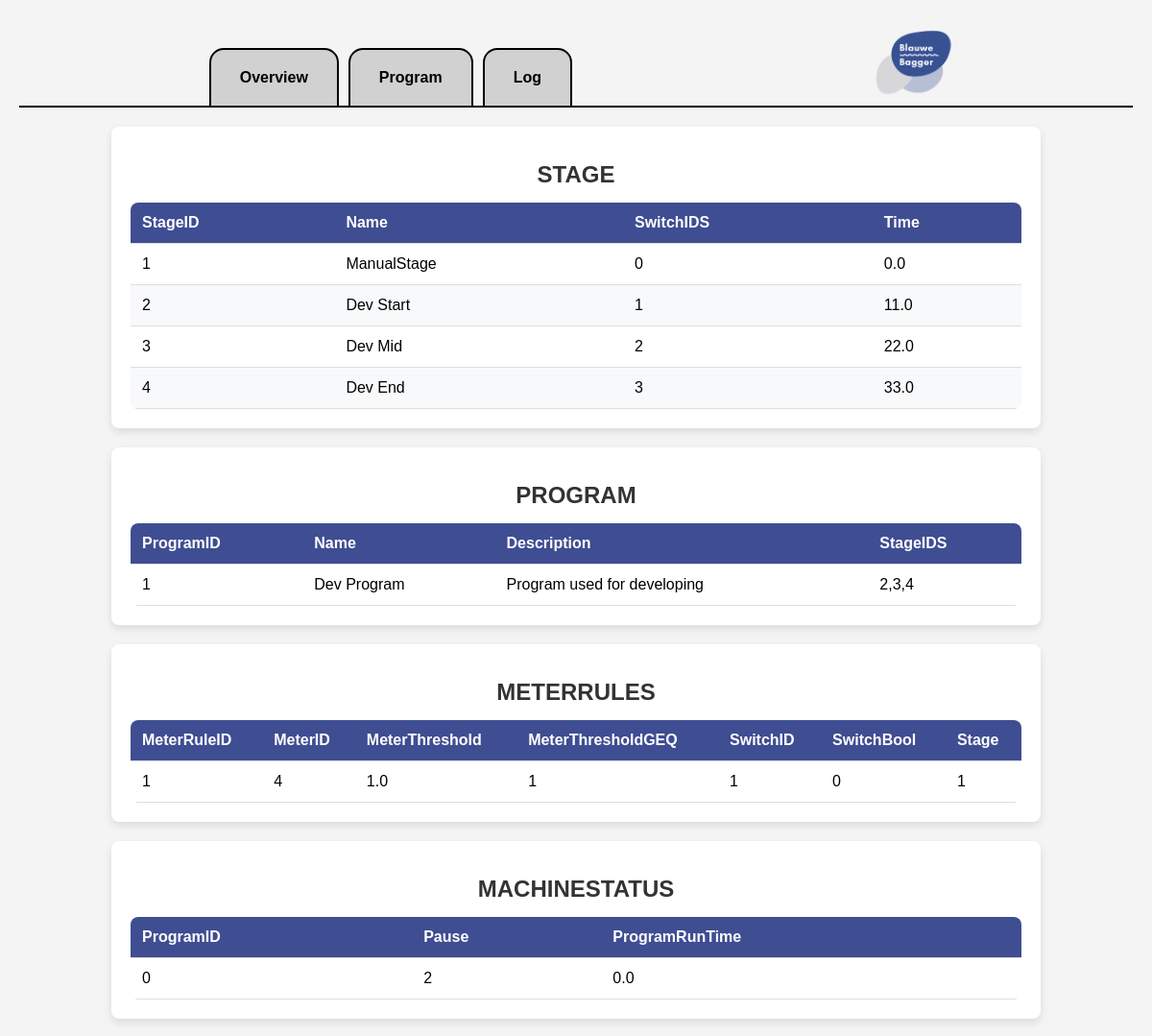
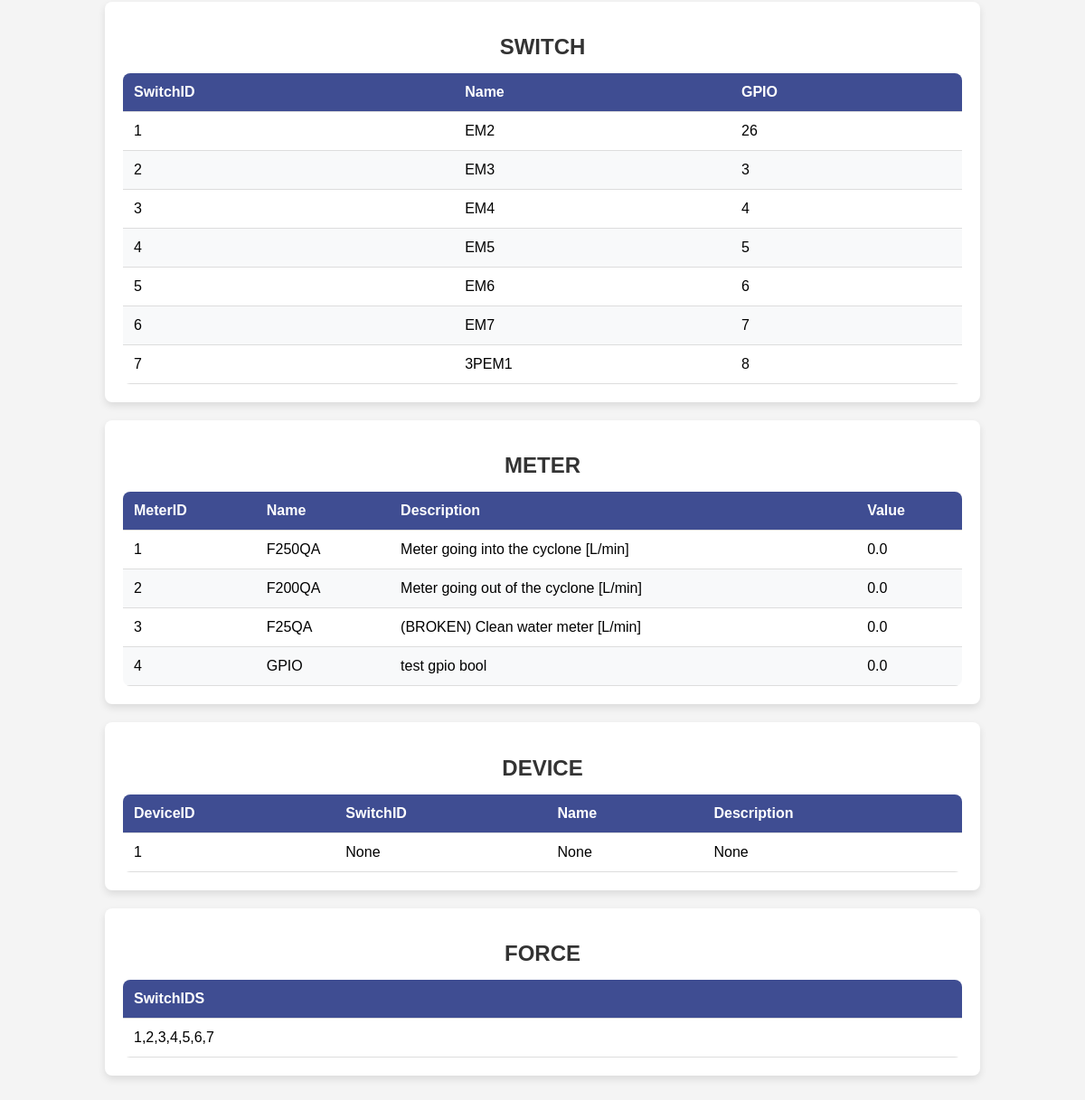
The page /tableview on the database its author committed (2 pictures, top to bottom).
### tables this page shows
CREATE TABLE STAGE (
    StageID INTEGER PRIMARY KEY AUTOINCREMENT,
    Name TEXT NOT NULL,
    SwitchIDS TEXT,
    Time REAL NOT NULL
);

CREATE TABLE PROGRAM (
    ProgramID INTEGER PRIMARY KEY AUTOINCREMENT,
    Name TEXT NOT NULL,
    Description TEXT,
    StageIDS TEXT NOT NULL
);

CREATE TABLE METERRULES (
    MeterRuleID INTEGER PRIMARY KEY AUTOINCREMENT,
    MeterID INTEGER,
    MeterThreshold REAL NOT NULL,
    MeterThresholdGEQ INTEGER NOT NULL,
    SwitchID INTEGER,
    SwitchBool INTEGER NOT NULL,
    Stage INTEGER NOT NULL,
    FOREIGN KEY (MeterID) REFERENCES METER(MeterID)
    FOREIGN KEY (SwitchID) REFERENCES SWITCH(SwitchID)
);

CREATE TABLE MACHINESTATUS (
    ProgramID INTEGER NOT NULL,
    Pause INTEGER NOT NULL CHECK (Pause IN (0,1,2,14)),
    ProgramRunTime REAL NOT NULL,
    PRIMARY KEY (ProgramID),
    FOREIGN KEY (ProgramID) REFERENCES PROGRAM(ProgramID)
);

CREATE TABLE SWITCH (
    SwitchID INTEGER PRIMARY KEY AUTOINCREMENT,
    Name TEXT NOT NULL,
    GPIO INTEGER NOT NULL
);

CREATE TABLE METER (
    MeterID INTEGER PRIMARY KEY AUTOINCREMENT,
    Name TEXT NOT NULL,
    Description TEXT,
    Value REAL NOT NULL
);

CREATE TABLE FORCE (
    SwitchIDS TEXT
);

### server/server.py (the view)
@app.route("/tableview")
def tableview():
    tables = []
    for tableName in tableNames:
        tables.append(sF.getTable(tableName,0))
    return render_template('tableview.html',tables=tables,tableNames=tableNames)

### server/serverFunctions/getTable.py (called while the page is built)
def getTable(table,add):
    db = sqlite3.connect('../data/machine.db',timeout=5)
    cs = db.execute('SELECT * FROM ' + table)
    ns = [description[0] for description in cs.description]
    result = []
    rows = 1;
    for ci in cs:
        result.append(dict(zip(ns,ci)))
        rows = rows + 1
    if add:
        if table != "MACHINESTATUS" and table != "FORCE":
            result.append(dict(zip(ns,[rows]+[None]*len(ns))))
    else:
        if not result:
            result.append(dict(zip(ns,[rows]+[None]*len(ns))))
    db.close()
    return result

### server/templates/tableview.html
{% extends "layout.html" %}
{% block main %}
	{% for table in tables %}
		<div class="table-container">
			<h1>{{ tableNames[loop.index-1] }}</h1>
                	<table>
                        	<thead>
                                	<tr>
					{% for key, value in table[0].items() %}
                                        	        <th>{{key}}</th>
                                 	       {% endfor %}
                                	</tr>
                       		</thead>
                        	<tbody>
                                	{% for item in table %}
                                        	<tr>
                                                	{% for key, value in item.items() %}
                                                	        <td>{{value}}</th>
                                        	        {% endfor %}
                                	        </tr>
                        	        {% endfor %}
                	        </tbody>
        	        </table>
	        </div>
	{% endfor %}
{% endblock %}

### server/static/styles.css (style rules this page uses)
.table-container { width: 80%; margin: 20px auto; padding: 20px; background: #fff; box-shadow: 0 4px 8px rgba(0, 0, 0, 0.1); border-radius: 8px; }
h1 { text-align: center; font-size: 1.5rem; margin-bottom: 15px; color: #333; }
.table-container table { width: 100%; border-collapse: collapse; overflow: hidden; border-radius: 8px; }
.table-container thead { background: #3F4D92; color: #fff; }
.table-container th, .table-container td { padding: 12px; text-align: left; border-bottom: 1px solid #ddd; }
.table-container tbody tr:nth-child(even) { background: #f8f9fa; }
h1 { text-align: center; }

### rows shown on the page
STAGE: key "Name", key "Time", item "1" "0", Name "ManualStage", Time "0.0"
STAGE: item "2" "1", Name "Dev Start", Time "11.0"
STAGE: item "3" "2", Name "Dev Mid", Time "22.0"
STAGE: item "4" "3", Name "Dev End", Time "33.0"
PROGRAM: key "Name", key "Description", key "StageIDS", item "1", Name "Dev Program", Description "Program used for developing", StageIDS "2,3,4"
METERRULES: key "MeterThreshold", item "1" "4" "1" "1" "0" "1", MeterThreshold "1.0"
MACHINESTATUS: key "ProgramRunTime", item "0" "2", ProgramRunTime "0.0"
SWITCH: key "Name", item "1" "26", Name "EM2"
SWITCH: item "2" "3", Name "EM3"
SWITCH: item "3" "4", Name "EM4"
SWITCH: item "4" "5", Name "EM5"
SWITCH: item "5" "6", Name "EM6"
SWITCH: item "6" "7", Name "EM7"
SWITCH: item "7" "8", Name "3PEM1"
METER: key "Name", key "Description", key "Value", item "1", Name "F250QA", Description "Meter going into the cyclone [L/min]", Value "0.0"
METER: item "2", Name "F200QA", Description "Meter going out of the cyclone [L/min]", Value "0.0"
METER: item "3", Name "F25QA", Description "(BROKEN) Clean water meter [L/min]", Value "0.0"
METER: item "4", Name "GPIO", Description "test gpio bool", Value "0.0"
FORCE: key "SwitchIDS", SwitchIDS "1,2,3,4,5,6,7"

### other values the page prints
{{ tableNames[loop.index-1] }} "STAGE" "PROGRAM" "METERRULES" "MACHINESTATUS" "SWITCH" "METER" "DEVICE" "FORCE"
{{ key }} "StageID" "SwitchIDS" "ProgramID" "MeterRuleID" "MeterID" "MeterThresholdGEQ" "SwitchID" "SwitchBool" "Stage" "ProgramID" "Pause" "SwitchID" "GPIO" "MeterID" "DeviceID" "SwitchID" "Name" "Description"
{{ value }} "1" "None" "None" "None"
